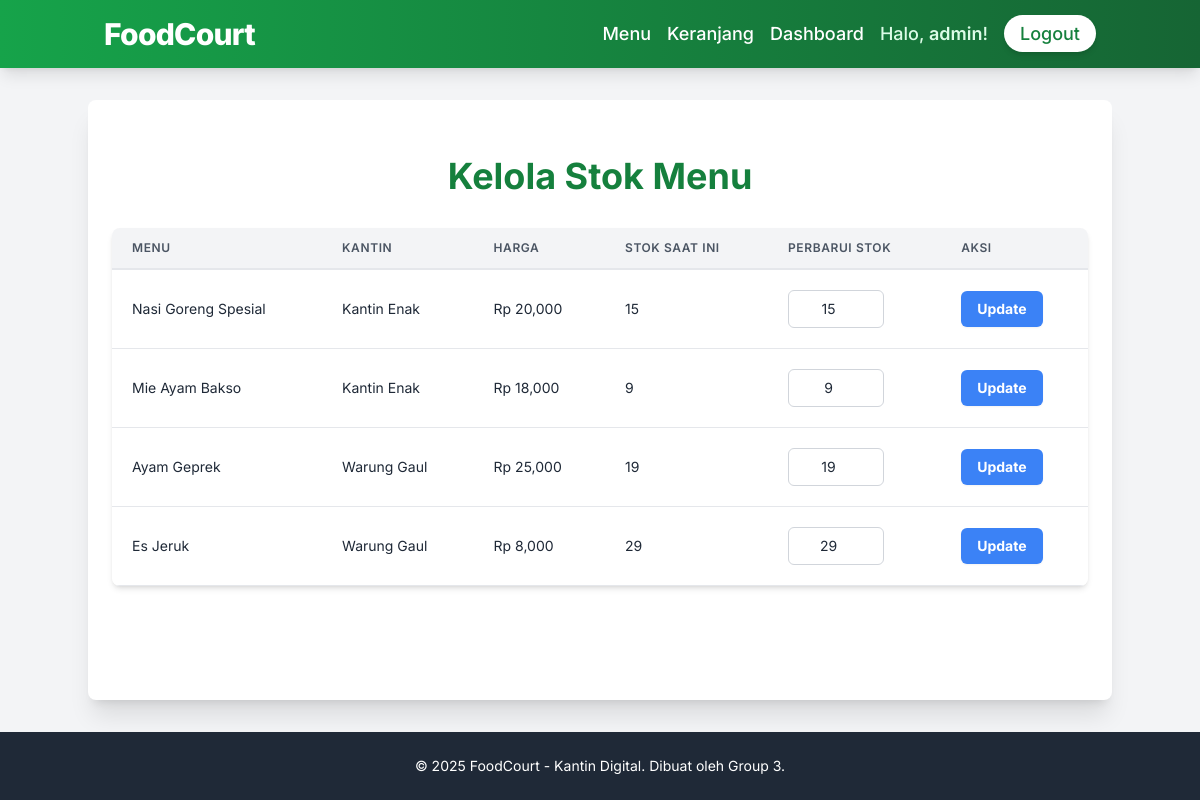
The app's page /admin/stock (signed in) with its own data.
### models.py (models this page shows, shortened)
class Menu(db.Model):
    id = db.Column(db.Integer, primary_key=True)
    name = db.Column(db.String(100), nullable=False)
    description = db.Column(db.Text)
    price = db.Column(db.Float, nullable=False)
    stock = db.Column(db.Integer, default=0)
    kantin_id = db.Column(db.Integer, db.ForeignKey('kantin.id'), nullable=False)
    image_url = db.Column(db.String(255), default='https://via.placeholder.com/150')

class Kantin(db.Model):
    id = db.Column(db.Integer, primary_key=True)
    name = db.Column(db.String(100), nullable=False)
    location = db.Column(db.String(200))
    menus = db.relationship('Menu', backref='kantin', lazy=True)
    last_order_at = db.Column(db.DateTime, default=datetime.utcnow)
    user_id = db.Column(db.Integer, db.ForeignKey('user.id'), nullable=True) # FOREIGN KEY BARU
    manager = db.relationship('User', backref=db.backref('managed_kantin', uselist=False)) # RELASI BARU

### app.py (the view, shortened to what this page needs)
@app.route('/admin/stock', methods=['GET', 'POST'])
def manage_stock():
    if 'user_id' not in session or session['role'] not in ['admin', 'kantin']:
        flash('Anda tidak memiliki akses ke halaman ini.', 'danger')
        return redirect(url_for('login'))
    kantin_menus = []
    current_kantin = None
    if session['role'] == 'admin':
        kantin_menus = Menu.query.all()
    return render_template('admin/stock.html', menus=kantin_menus)

### templates/admin/stock.html (shortened to what this page needs)
{% extends "base.html" %}
{% block content %}
<section class="py-8">
    <h2 class="text-4xl font-bold text-center text-green-700 mb-8">Kelola Stok Menu</h2>
    {% if menus %}
    <div class="overflow-x-auto bg-white rounded-lg shadow-md">
        <table class="min-w-full leading-normal">
            <thead>
                <tr>
                    <th class="px-5 py-3 border-b-2 border-gray-200 bg-gray-100 text-left text-xs font-semibold text-gray-600 uppercase tracking-wider">Menu</th>
                    <th class="px-5 py-3 border-b-2 border-gray-200 bg-gray-100 text-left text-xs font-semibold text-gray-600 uppercase tracking-wider">Kantin</th>
                    <th class="px-5 py-3 border-b-2 border-gray-200 bg-gray-100 text-left text-xs font-semibold text-gray-600 uppercase tracking-wider">Harga</th>
                    <th class="px-5 py-3 border-b-2 border-gray-200 bg-gray-100 text-left text-xs font-semibold text-gray-600 uppercase tracking-wider">Stok Saat Ini</th>
                    <th class="px-5 py-3 border-b-2 border-gray-200 bg-gray-100 text-left text-xs font-semibold text-gray-600 uppercase tracking-wider">Perbarui Stok</th>
                    <th class="px-5 py-3 border-b-2 border-gray-200 bg-gray-100 text-left text-xs font-semibold text-gray-600 uppercase tracking-wider">Aksi</th>
                </tr>
            </thead>
            <tbody>
                {% for menu in menus %}
                <tr>
                    <td class="px-5 py-5 border-b border-gray-200 bg-white text-sm">{{ menu.name }}</td>
                    <td class="px-5 py-5 border-b border-gray-200 bg-white text-sm">{{ menu.kantin.name }}</td>
                    <td class="px-5 py-5 border-b border-gray-200 bg-white text-sm">Rp {{ "{:,.0f}".format(menu.price) }}</td>
                    <td class="px-5 py-5 border-b border-gray-200 bg-white text-sm">{{ menu.stock }}</td>
                    <td class="px-5 py-5 border-b border-gray-200 bg-white text-sm">
                        <form action="{{ url_for('manage_stock') }}" method="POST" class="flex items-center gap-2">
                            <input type="number" name="stock" value="{{ menu.stock }}" min="0" required
                                   class="w-24 px-3 py-2 border border-gray-300 rounded-md text-center focus:outline-none focus:ring-2 focus:ring-blue-500">
                    </td>
                    <td class="px-5 py-5 border-b border-gray-200 bg-white text-sm">
                            <button type="submit" class="bg-blue-500 hover:bg-blue-600 text-white font-bold py-2 px-4 rounded-md shadow-sm transition duration-300">
                                Update
                            </button>
                    </td>
                </tr>
                {% endfor %}
            </tbody>
        </table>
    </div>
    {% else %}
    <p class="text-center text-xl text-gray-500 py-10">Tidak ada menu yang terdaftar.</p>
    {% endif %}
</section>
{% endblock %}

### static/css/style.css (style rules this page uses)
body { font-family: 'Inter', sans-serif; }

### records on screen
Menu: name "Nasi Goreng Spesial", kantin.name "Kantin Enak", price "20,000", stock "15"
Menu: name "Mie Ayam Bakso", kantin.name "Kantin Enak", price "18,000", stock "9"
Menu: name "Ayam Geprek", kantin.name "Warung Gaul", price "25,000", stock "19"
Menu: name "Es Jeruk", kantin.name "Warung Gaul", price "8,000", stock "29"

### other values on screen
{{ session['username'] }} "admin"
